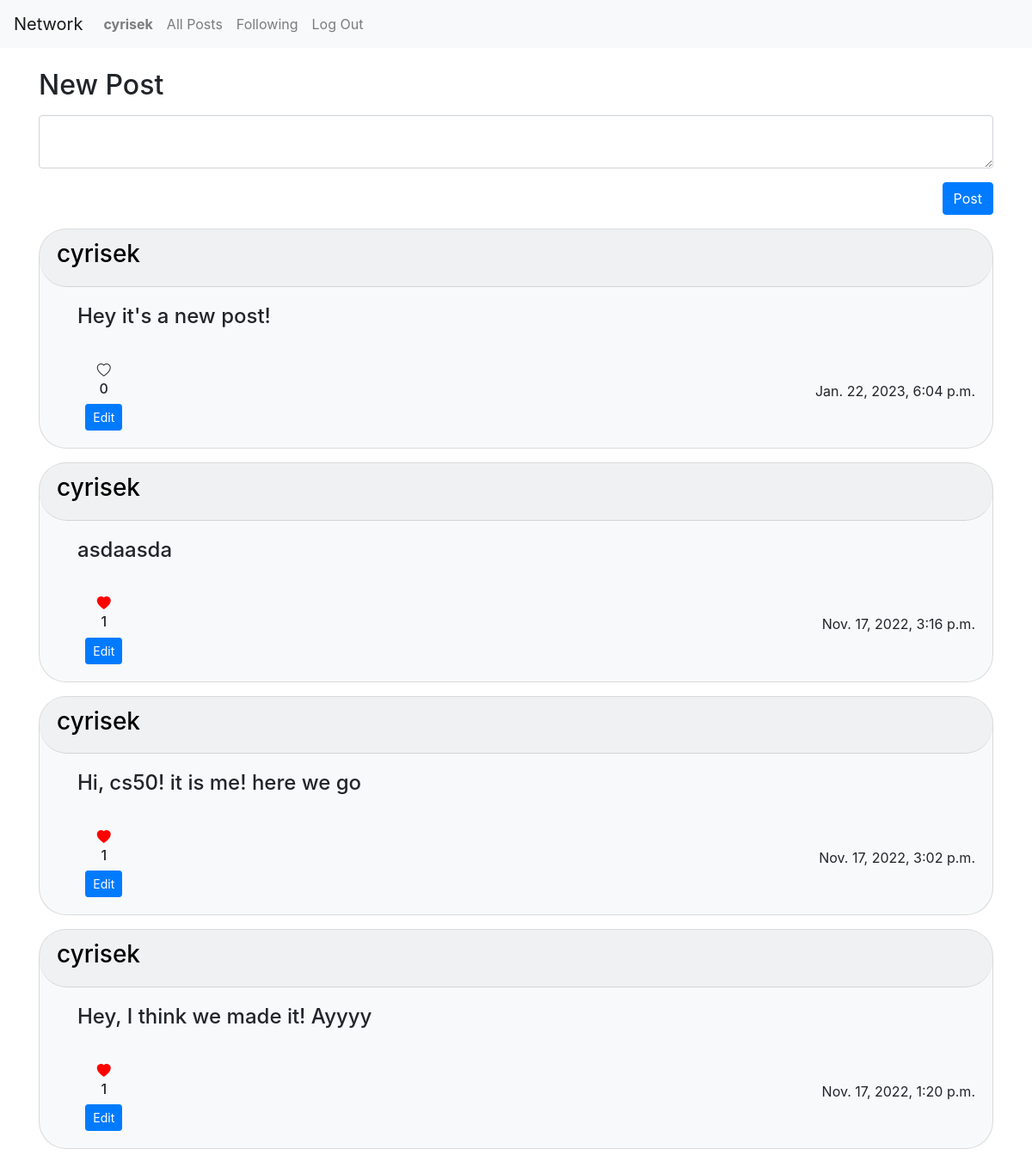
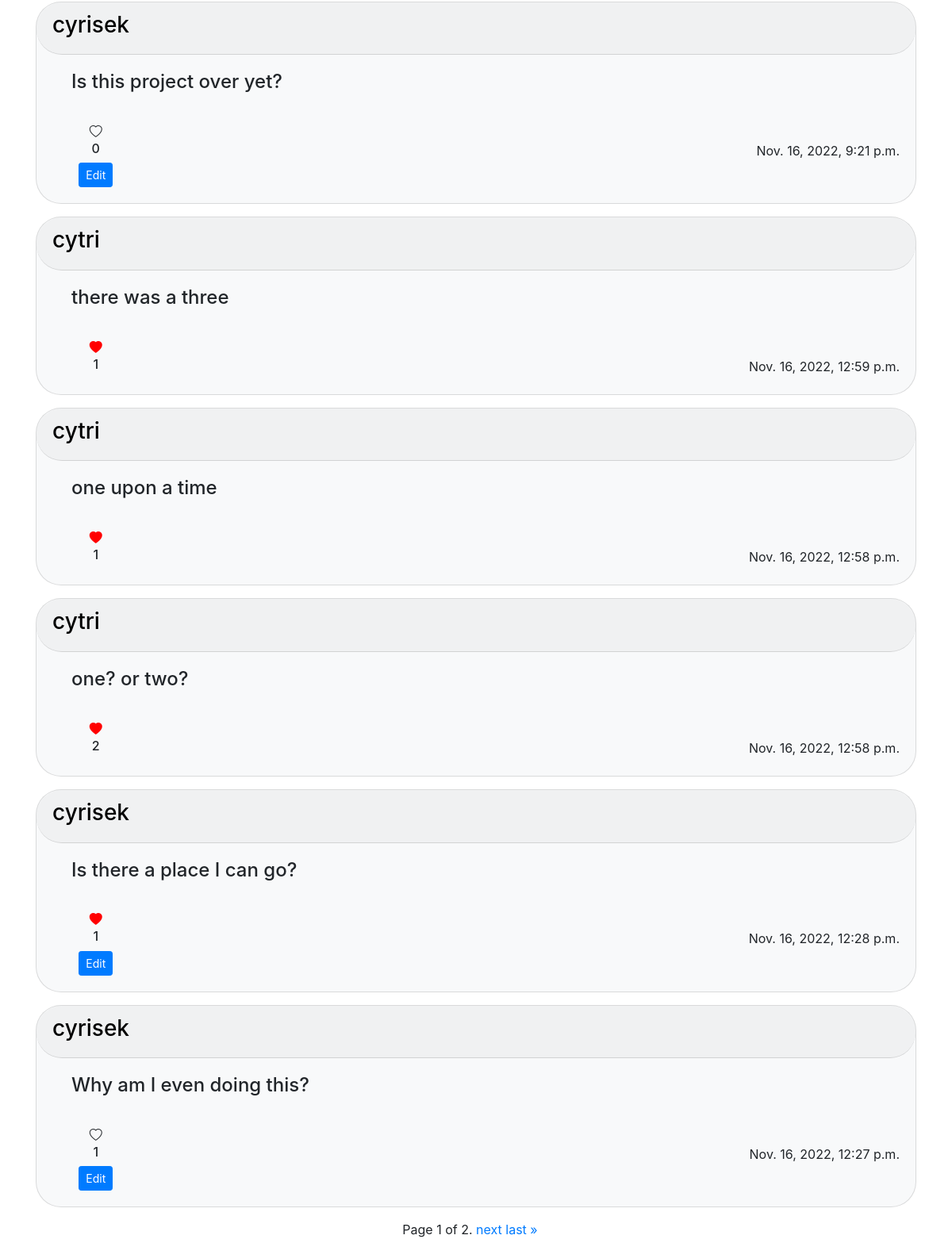
Screenshot of / (signed in) with the database file from the repository (2 pictures, top to bottom).
### network/models.py (models this page shows, shortened)
class User(AbstractUser):
    pass

class Post(models.Model):
    user = models.ForeignKey(User, on_delete=models.CASCADE)
    body = models.TextField(blank=True)
    timestamp = models.DateTimeField(auto_now_add=True)
    likes = models.ManyToManyField(
        User, default=None, related_name="liked_posts")

### network/views.py (the view, shortened to what this page needs)
# urls.py: path("", views.index, name="index"),
def index(request):
    if request.user.is_authenticated:
        user = request.user
        posts = Post.objects.all().order_by('-timestamp')
        liked_posts = user.liked_posts.all()
        paginator = Paginator(posts, 10)
        page_number = request.GET.get('page')
        page_obj = paginator.get_page(page_number)
        return render(request, "network/index.html", {
            "page_obj": page_obj,
            "user": user,
            "liked_posts": liked_posts,
        })

### network/templates/network/index.html (shortened to what this page needs)
{% extends "network/layout.html" %}
{% block body %}
{% if user.is_authenticated %}
<div class="container m-10 mt-4">
    <form id="post" class="form-group">
        <label>
            <h2>New Post</h2>
        </label>
        <textarea id="post-body" class="form-control" plaholder="New Post"></textarea>
        <div class="d-flex justify-content-end mt-3">
            <input value="Post" type="submit" class="btn btn-primary" />
        </div>
    </form>
</div>
{% endif %}
<div id="view_post" class="container justify-content-center mt-3">
    {% for post in page_obj %}
    <div class="card bg-light mb-3 d-flex justify-content-center">
        <div class="card-header">
            <a style="color: black;" href="{% url 'profile' id=post.user %}">
                <h3 id="username">{{post.user}}</h3>
            </a>
        </div>
        <div class="card-body">
            <div id="textarea-{{post.id}}" class="row ml-4">
                <h4 id="body" class="card-title text-{{post.id}}">{{post.body}}</h4>
            </div>
            <div class="row d-flex justify-content-between">
                {% if request.user.is_authenticated %}
                <div id="button-{{post.id}}" class="col-1 ml-4 mt-4 text-center">
                    {% if post in liked_posts %}
                    <i class="bi bi-heart-fill" id="{{post.id}}"></i>
                    {% else %}
                    <i class="bi bi-heart" id="{{post.id}}"></i>
                    {% endif %}
                    <h6 id="likes-{{post.id}}">{{post.likes.count}}</h6>
                    {% if post.user_id == request.user.id %}
                    <a class="edit edit-{{post.id}} btn btn-sm btn-primary text-white" id="{{post.id}}">Edit</a>
                    {% endif %}
                </div>
                {% endif %}
                <div class="col-7 d-flex justify-content-end mt-5">
                    <p class="card-text">{{post.timestamp}}</p>
                </div>
            </div>
        </div>
    </div>
    {% endfor %}
</div>
<div class="pagination container justify-content-center">
    <span class="step-links">
        <span class="current">
            Page {{ page_obj.number }} of {{ page_obj.paginator.num_pages }}.
        </span>
        {% if page_obj.has_next %}
        <a href="?page={{ page_obj.next_page_number }}">next</a>
        <a href="?page={{ page_obj.paginator.num_pages }}">last &raquo;</a>
        {% endif %}
    </span>
</div>
{% endblock %}

### network/templates/network/layout.html (shortened to what this page needs)
{% load static %}
<!DOCTYPE html>
<html lang="en">
<head>
    <link rel="stylesheet" href="https://stackpath.bootstrapcdn.com/bootstrap/4.4.1/css/bootstrap.min.css"
>
    <link href="{% static 'network/styles.css' %}" rel="stylesheet">
    <link rel="stylesheet" href="https://cdn.jsdelivr.net/npm/bootstrap-icons@1.9.1/font/bootstrap-icons.css"
>
    <link rel="stylesheet"
        href="https://cdn.jsdelivr.net/npm/@fortawesome/fontawesome-free@6.2.0/css/fontawesome.min.css"
>
</head>
<body>
    <nav class="navbar navbar-expand-lg navbar-light bg-light">
        <a class="navbar-brand" href="#">Network</a>
        <div>
            <ul class="navbar-nav mr-auto">
                {% if user.is_authenticated %}
                <li class="nav-item">
                    <a class="nav-link"
                        href="{% url 'profile' id=user.username %}"><strong>{{request.user.username}}</strong></a>
                </li>
                {% endif %}
                <li class="nav-item">
                    <a class="nav-link" id="inbox" href="{% url 'index' %}">All Posts</a>
                </li>
                {% if user.is_authenticated %}
                <li class="nav-item">
                    <a class="nav-link" id="following" href="{% url 'following' %}">Following</a>
                </li>
                <li class="nav-item">
                    <a class="nav-link" href="{% url 'logout' %}">Log Out</a>
                </li>
                {% endif %}
            </ul>
        </div>
    </nav>
    <div class="body">
        {% block body %}
        {% endblock %}
    </div>
</body>
</html>

### network/static/network/styles.css (style rules this page uses)
* { padding: 0px; margin: 0px; }
body { height: 100vh; }
.bi-heart-fill { color: red; }
.card { border-radius: 2rem; }
.card-header { border-radius: inherit !important; }

### rows the page displays
User: user.username "cyrisek"
Post: user "cyrisek", body "Hey it's a new post!", likes.count "0", timestamp "Jan. 22, 2023, 6:04 p.m."
Post: user "cyrisek", body "asdaasda", likes.count "1", timestamp "Nov. 17, 2022, 3:16 p.m."
Post: user "cyrisek", body "Hi, cs50! it is me! here we go", likes.count "1", timestamp "Nov. 17, 2022, 3:02 p.m."
Post: user "cyrisek", body "Hey, I think we made it! Ayyyy", likes.count "1", timestamp "Nov. 17, 2022, 1:20 p.m."
Post: user "cyrisek", body "Is this project over yet?", likes.count "0", timestamp "Nov. 16, 2022, 9:21 p.m."
Post: user "cytri", body "there was a three", likes.count "1", timestamp "Nov. 16, 2022, 12:59 p.m."
Post: user "cytri", body "one upon a time", likes.count "1", timestamp "Nov. 16, 2022, 12:58 p.m."
Post: user "cytri", body "one? or two?", likes.count "2", timestamp "Nov. 16, 2022, 12:58 p.m."
Post: user "cyrisek", body "Is there a place I can go?", likes.count "1", timestamp "Nov. 16, 2022, 12:28 p.m."
Post: user "cyrisek", body "Why am I even doing this?", likes.count "1", timestamp "Nov. 16, 2022, 12:27 p.m."

### other values shown
{{ page_obj.number }} "1"
{{ page_obj.paginator.num_pages }} "2"
